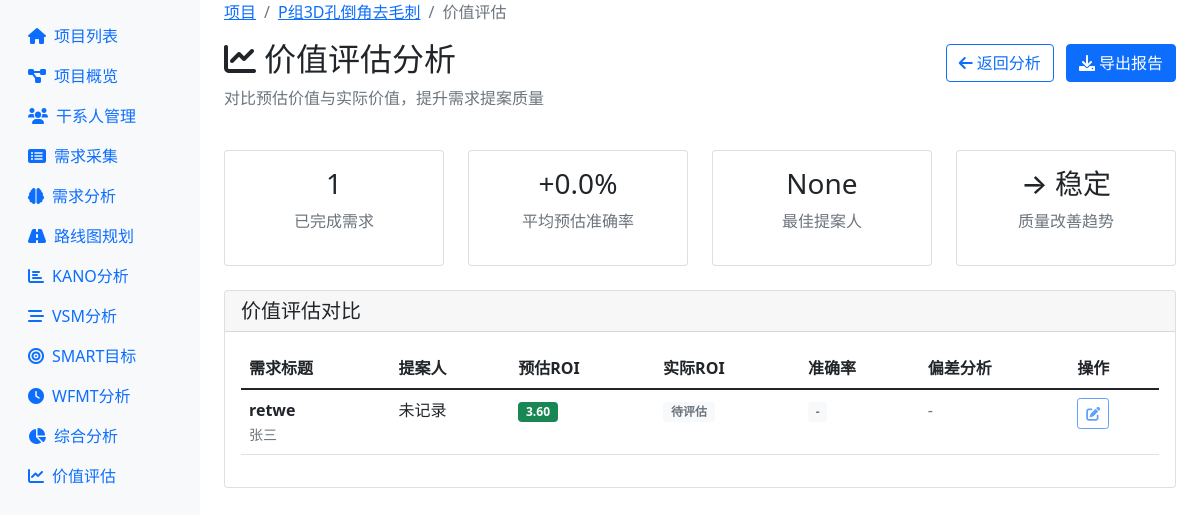
The page /project/1/value-assessment (signed in) on the database its author committed.
### models.py (models this page shows, shortened)
class Project(db.Model):
    __tablename__ = 'projects'
    id = db.Column(db.Integer, primary_key=True)
    name = db.Column(db.String(100), nullable=False)
    description = db.Column(db.Text)
    created_at = db.Column(db.DateTime, default=datetime.utcnow)
    updated_at = db.Column(db.DateTime, default=datetime.utcnow, onupdate=datetime.utcnow)
    stakeholders = db.relationship('Stakeholder', backref='project', lazy=True, cascade='all, delete-orphan')
    requirements = db.relationship('Requirement', backref='project', lazy=True, cascade='all, delete-orphan')
    milestones = db.relationship('Milestone', backref='project', lazy=True, cascade='all, delete-orphan')

class Requirement(db.Model):
    __tablename__ = 'requirements'
    id = db.Column(db.Integer, primary_key=True)
    project_id = db.Column(db.Integer, db.ForeignKey('projects.id'), nullable=False)
    title = db.Column(db.String(200), nullable=False)
    requirement_type = db.Column(db.String(50))  # 类型
    scenario = db.Column(db.Text)  # 场景
    problem = db.Column(db.Text)  # 解决的问题
    current_solution = db.Column(db.Text)  # 当前解决方案
    goal = db.Column(db.Text)  # 目标
    expected_solution = db.Column(db.Text)  # 预期方案
    value = db.Column(db.Text)  # 价值
    priority_level = db.Column(db.String(20), default='medium')  # 优先级
    other_info = db.Column(db.Text)  # 其他
    source = db.Column(db.String(100))  # 需求来源
    category = db.Column(db.String(50))  # 需求类别
    priority = db.Column(db.String(20), default='medium')  # low, medium, high, critical
    status = db.Column(db.String(20), default='collected')  # collected, analyzing, confirmed, rejected, completed
    acceptance_criteria = db.Column(db.Text)  # 验收标准
    created_at = db.Column(db.DateTime, default=datetime.utcnow)
    updated_at = db.Column(db.DateTime, default=datetime.utcnow, onupdate=datetime.utcnow)
    estimated_business_value = db.Column(db.Integer, default=5)  # 预估业务价值 (1-10)
    estimated_user_value = db.Column(db.Integer, default=5)      # 预估用户价值 (1-10)
    estimated_technical_value = db.Column(db.Integer, default=5) # 预估技术价值 (1-10)
    estimated_effort = db.Column(db.Integer, default=5)          # 预估工作量 (1-10)
    estimated_roi = db.Column(db.Float, default=0.0)             # 预估ROI
    actual_business_value = db.Column(db.Integer, default=0)     # 实际业务价值 (1-10)
    actual_user_value = db.Column(db.Integer, default=0)         # 实际用户价值 (1-10)
    actual_technical_value = db.Column(db.Integer, default=0)    # 实际技术价值 (1-10)
    actual_effort = db.Column(db.Integer, default=0)             # 实际工作量 (1-10)
    actual_roi = db.Column(db.Float, default=0.0)                # 实际ROI
    value_assessor = db.Column(db.String(100))                   # 价值评估人
    value_assessment_date = db.Column(db.DateTime)               # 价值评估日期
    actual_value_assessor = db.Column(db.String(100))            # 实际价值评估人
    actual_value_assessment_date = db.Column(db.DateTime)        # 实际价值评估日期
    expected_completion_date = db.Column(db.Date)                # 期望完成日期
    assigned_milestone_id = db.Column(db.Integer, db.ForeignKey('milestones.id'))  # 分配的里程碑
    vsm_process_steps = db.Column(db.Text)  # 价值流步骤
    cycle_time = db.Column(db.Float)        # 周期时间
    lead_time = db.Column(db.Float)         # 交付时间
    process_efficiency = db.Column(db.Float) # 流程效率
    vsm_current_state = db.Column(db.Text)  # 当前状态图
    vsm_future_state = db.Column(db.Text)   # 未来状态图
    kano_category = db.Column(db.String(20))  # KANO分类: must-be, one-dimensional, attractive, indifferent, reverse
    kano_survey_data = db.Column(db.Text)     # 调查数据
    kano_priority_score = db.Column(db.Float) # 优先级评分
    kano_positive_answer = db.Column(db.String(20))  # 正向问题答案
    kano_negative_answer = db.Column(db.String(20))  # 反向问题答案
    smart_specific = db.Column(db.Text)       # 明确性
    smart_measurable = db.Column(db.Text)     # 可衡量
    smart_achievable = db.Column(db.Boolean)  # 可实现
    smart_relevant = db.Column(db.Text)       # 相关性
    smart_timebound = db.Column(db.Date)      # 时限性
    smart_target_level = db.Column(db.String(20))  # 目标级别: basic, challenge, ideal
    wfmt_analysis = db.Column(db.Text)        # 动作分析数据
    standard_time = db.Column(db.Float)       # 标准时间
    improvement_potential = db.Column(db.Float) # 改善潜力
    wfmt_tmu_total = db.Column(db.Float)      # 总TMU时间
    wfmt_allowance_rate = db.Column(db.Float) # 宽放率
    user_research_data = db.Column(db.Text)           # 用户调研数据
    user_feedback = db.Column(db.Text)                # 用户反馈
    user_satisfaction = db.Column(db.Integer)         # 用户满意度评分 (1-10)
    target_user_group = db.Column(db.String(100))     # 目标用户群体
    competitor_analysis = db.Column(db.Text)          # 竞品分析
    competitor_products = db.Column(db.String(200))   # 相关竞品列表
    competitive_advantage = db.Column(db.Text)        # 竞争优势
    market_research = db.Column(db.Text)              # 市场调研数据
    market_size = db.Column(db.String(50))            # 市场规模
    market_trends = db.Column(db.Text)                # 市场趋势
    current_state_analysis = db.Column(db.Text)       # 当前产品状态分析
    product_lifecycle_stage = db.Column(db.String(50)) # 产品生命周期阶段
    technical_constraints = db.Column(db.Text)         # 技术约束条件
    resource_constraints = db.Column(db.Text)          # 资源约束条件
    short_term_plan = db.Column(db.Text)              # 短期规划
    medium_term_plan = db.Column(db.Text)             # 中期规划
    long_term_plan = db.Column(db.Text)               # 长期规划
    strategic_alignment = db.Column(db.Text)           # 战略对齐说明
    risk_assessment = db.Column(db.Text)              # 风险评估
    technical_risks = db.Column(db.Text)              # 技术风险
    business_risks = db.Column(db.Text)               # 业务风险
    implementation_risks = db.Column(db.Text)         # 实施风险
    development_cost_estimate = db.Column(db.Integer) # 开发成本估算
    operational_cost_estimate = db.Column(db.Integer) # 运营成本估算
    expected_revenue = db.Column(db.Integer)          # 预期收益
    cost_benefit_analysis = db.Column(db.Text)        # 成本效益分析
    implementation_priority = db.Column(db.String(20)) # 实施优先级
    dependencies = db.Column(db.Text)                  # 依赖关系
    alternative_solutions = db.Column(db.Text)         # 替代方案
    success_metrics = db.Column(db.Text)               # 成功指标
    kano_survey_completed = db.Column(db.Boolean, default=False)  # KANO调查完成状态
    kano_survey_date = db.Column(db.DateTime)          # KANO调查日期
    kano_positive_question = db.Column(db.Text)        # 正向问题
    kano_negative_question = db.Column(db.Text)        # 反向问题
    vsm_analyzed = db.Column(db.Boolean, default=False)  # VSM分析完成状态
    vsm_analysis_date = db.Column(db.DateTime)        # VSM分析日期
    vsm_process_steps_json = db.Column(db.Text)       # 流程步骤JSON数据
    vsm_improvement_actions = db.Column(db.Text)      # 改善措施
    smart_goal_set = db.Column(db.Boolean, default=False)  # SMART目标设定状态
    smart_goal_date = db.Column(db.DateTime)          # SMART目标设定日期
    smart_progress = db.Column(db.Float, default=0.0) # 目标完成进度
    smart_measurement_unit = db.Column(db.String(50)) # 衡量单位
    wfmt_analyzed = db.Column(db.Boolean, default=False)  # WFMT分析完成状态
    wfmt_analysis_date = db.Column(db.DateTime)       # WFMT分析日期
    wfmt_action_sequence = db.Column(db.Text)         # 动作序列JSON
    wfmt_before_time = db.Column(db.Float)            # 改善前时间
    wfmt_after_time = db.Column(db.Float)             # 改善后时间
    wfmt_time_saved = db.Column(db.Float)             # 节省时间

### app.py (the view)
@app.route('/project/<int:project_id>/value-assessment')
@login_required
def value_assessment(project_id):
    project = Project.query.get_or_404(project_id)
    requirements = Requirement.query.filter_by(project_id=project_id).all()
    completed_requirements = [r for r in requirements if r.actual_roi is not None]
    average_accuracy = 0
    if completed_requirements:
        total_accuracy = 0
        for r in completed_requirements:
            if r.actual_roi and r.estimated_roi:
                accuracy = (1 - abs(r.actual_roi - r.estimated_roi) / r.actual_roi) * 100
                total_accuracy += accuracy
        average_accuracy = total_accuracy / len(completed_requirements)
    performer_scores = {}
    for r in completed_requirements:
        if r.actual_value_assessor:
            if r.actual_value_assessor not in performer_scores:
                performer_scores[r.actual_value_assessor] = []
            if r.actual_roi and r.estimated_roi:
                accuracy = (1 - abs(r.actual_roi - r.estimated_roi) / r.actual_roi) * 100
                performer_scores[r.actual_value_assessor].append(accuracy)
    best_performer = None
    if performer_scores:
        avg_scores = {k: sum(v)/len(v) for k, v in performer_scores.items()}
        best_performer = max(avg_scores.items(), key=lambda x: x[1])[0]
    response = make_response(render_template('value_assessment.html',
                         project=project,
                         requirements=requirements,
                         completed_requirements=completed_requirements,
                         average_accuracy=average_accuracy/100,
                         best_performer=best_performer,
                         improvement_trend="↑ 改善" if len(completed_requirements) > 3 else "→ 稳定"))
    return response

### app.py (called while the page is built)
@app.after_request
def after_request(response):
    response.headers["Cache-Control"] = "no-cache, no-store, must-revalidate"
    response.headers["Pragma"] = "no-cache"
    response.headers["Expires"] = "0"
    return response

def login_required(f):
    @functools.wraps(f)
    def decorated_function(*args, **kwargs):
        if 'user_id' not in session:
            return jsonify({'success': False, 'error': '需要登录'}), 401
        return f(*args, **kwargs)
    return decorated_function

### templates/value_assessment.html (shortened to what this page needs)
{% extends "base.html" %}
{% block content %}
<div class="row mb-4">
    <div class="col-12">
        <nav aria-label="breadcrumb">
            <ol class="breadcrumb">
                <li class="breadcrumb-item"><a href="{{ url_for('index') }}">项目</a></li>
                <li class="breadcrumb-item"><a href="{{ url_for('project_detail', project_id=project.id) }}">{{ project.name }}</a></li>
                <li class="breadcrumb-item active">价值评估</li>
            </ol>
        </nav>
        <div class="d-flex justify-content-between align-items-center">
            <h2><i class="fas fa-chart-line me-2"></i>价值评估分析</h2>
            <div>
                <a href="{{ url_for('requirement_analysis', project_id=project.id) }}" class="btn btn-outline-primary me-2">
                    <i class="fas fa-arrow-left me-1"></i>返回分析
                </a>
                <button class="btn btn-primary" id="exportReportBtn"data-project-id="{{ project.id }}" >
                    <i class="fas fa-download me-1"></i>导出报告
                </button>
            </div>
        </div>
        <p class="text-muted">对比预估价值与实际价值，提升需求提案质量</p>
    </div>
</div>
<div class="row mb-4">
    <div class="col-md-3">
        <div class="card text-center">
            <div class="card-body">
                <h3>{{ completed_requirements|length }}</h3>
                <p class="text-muted">已完成需求</p>
            </div>
        </div>
    </div>
    <div class="col-md-3">
        <div class="card text-center">
            <div class="card-body">
                <h3>{{ "%+.1f"|format(average_accuracy * 100) }}%</h3>
                <p class="text-muted">平均预估准确率</p>
            </div>
        </div>
    </div>
    <div class="col-md-3">
        <div class="card text-center">
            <div class="card-body">
                <h3>{{ best_performer }}</h3>
                <p class="text-muted">最佳提案人</p>
            </div>
        </div>
    </div>
    <div class="col-md-3">
        <div class="card text-center">
            <div class="card-body">
                <h3>{{ improvement_trend }}</h3>
                <p class="text-muted">质量改善趋势</p>
            </div>
        </div>
    </div>
</div>
<div class="row">
    <div class="col-12">
        <div class="card">
            <div class="card-header">
                <h5 class="mb-0">价值评估对比</h5>
            </div>
            <div class="card-body">
                <div class="table-responsive">
                    <table class="table table-hover" id="valueAssessmentTable">
                        <thead>
                            <tr>
                                <th>需求标题</th>
                                <th>提案人</th>
                                <th>预估ROI</th>
                                <th>实际ROI</th>
                                <th>准确率</th>
                                <th>偏差分析</th>
                                <th>操作</th>
                            </tr>
                        </thead>
                        <tbody>
                            {% for requirement in requirements %}
                            <tr>
                                <td>
                                    <strong>{{ requirement.title }}</strong>
                                    <br>
                                    <small class="text-muted">{{ requirement.source }}</small>
                                </td>
                                <td>{{ requirement.value_assessor or '未记录' }}</td>
                                <td>
                                    <span class="badge bg-{{ 'success' if requirement.estimated_roi > 1.5 else 'warning' if requirement.estimated_roi > 1 else 'secondary' }}">
                                        {{ "%.2f"|format(requirement.estimated_roi) }}
                                    </span>
                                </td>
                                <td>
                                    {% if requirement.actual_roi > 0 %}
                                    <span class="badge bg-{{ 'success' if requirement.actual_roi > 1.5 else 'warning' if requirement.actual_roi > 1 else 'secondary' }}">
                                        {{ "%.2f"|format(requirement.actual_roi) }}
                                    </span>
                                    {% else %}
                                    <span class="badge bg-light text-muted">待评估</span>
                                    {% endif %}
                                </td>
                                <td>
                                    {% if requirement.actual_roi > 0 %}
                                    {% set accuracy = (1 - (requirement.actual_roi - requirement.estimated_roi)|abs / requirement.actual_roi) * 100 %}
                                    <span class="badge bg-{{ 'success' if accuracy > 80 else 'warning' if accuracy > 60 else 'danger' }}">
                                        {{ "%.1f"|format(accuracy) }}%
                                    </span>
                                    {% else %}
                                    <span class="badge bg-light text-muted">-</span>
                                    {% endif %}
                                </td>
                                <td>
                                    {% if requirement.actual_roi > 0 %}
                                    {% set deviation = requirement.actual_roi - requirement.estimated_roi %}
                                    <span class="text-{{ 'success' if deviation > 0.5 else 'danger' if deviation < -0.5 else 'warning' }}">
                                        {{ "%+.2f"|format(deviation) }}
                                    </span>
                                    {% else %}
                                    <span class="text-muted">-</span>
                                    {% endif %}
                                </td>
                                <td>
                                    <button class="btn btn-sm btn-outline-primary edit-assessment-btn"
                                            data-requirement-id="{{ requirement.id }}"
                                            {% if requirement.status != 'completed' %}disabled title="只有已完成的需求才能评估"{% endif %}>
                                        <i class="fas fa-edit"></i>
                                    </button>
                                </td>
                            </tr>
                            {% endfor %}
                        </tbody>
                    </table>
                </div>
            </div>
        </div>
    </div>
</div>
{% endblock %}

### rows shown on the page
Project: name "P组3D孔倒角去毛刺"
Requirement: title "retwe", source "张三", value_assessor "未记录", estimated_roi "3.60", actual_roi "待评估"

### other values the page prints
{{ completed_requirements|length }} "1"
{{ "%+.1f"|format(average_accuracy * 100) }} "+0.0"
{{ best_performer }} "None"
{{ improvement_trend }} "→ 稳定"
